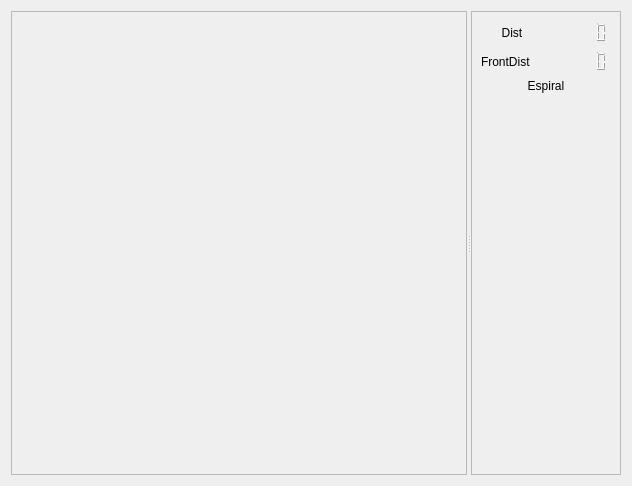
<?xml version="1.0" encoding="UTF-8"?>
<ui version="4.0">
 <class>guiDlg</class>
 <widget class="QWidget" name="guiDlg">
  <property name="geometry">
   <rect>
    <x>0</x>
    <y>0</y>
    <width>632</width>
    <height>486</height>
   </rect>
  </property>
  <property name="windowTitle">
   <string>chocachoca</string>
  </property>
  <layout class="QHBoxLayout" name="horizontalLayout_4">
   <item>
    <widget class="QSplitter" name="splitter">
     <property name="orientation">
      <enum>Qt::Horizontal</enum>
     </property>
     <widget class="QFrame" name="frame">
      <property name="sizePolicy">
       <sizepolicy hsizetype="Expanding" vsizetype="Preferred">
        <horstretch>0</horstretch>
        <verstretch>0</verstretch>
       </sizepolicy>
      </property>
      <property name="minimumSize">
       <size>
        <width>400</width>
        <height>0</height>
       </size>
      </property>
      <property name="frameShape">
       <enum>QFrame::StyledPanel</enum>
      </property>
      <property name="frameShadow">
       <enum>QFrame::Raised</enum>
      </property>
     </widget>
     <widget class="QFrame" name="frame_2">
      <property name="sizePolicy">
       <sizepolicy hsizetype="MinimumExpanding" vsizetype="Preferred">
        <horstretch>0</horstretch>
        <verstretch>0</verstretch>
       </sizepolicy>
      </property>
      <property name="frameShape">
       <enum>QFrame::StyledPanel</enum>
      </property>
      <property name="frameShadow">
       <enum>QFrame::Raised</enum>
      </property>
      <layout class="QVBoxLayout" name="verticalLayout_2">
       <item>
        <layout class="QVBoxLayout" name="verticalLayout">
         <item>
          <layout class="QHBoxLayout" name="horizontalLayout">
           <item>
            <widget class="QLabel" name="label_2">
             <property name="layoutDirection">
              <enum>Qt::LeftToRight</enum>
             </property>
             <property name="text">
              <string>Dist</string>
             </property>
             <property name="alignment">
              <set>Qt::AlignCenter</set>
             </property>
            </widget>
           </item>
           <item>
            <widget class="QLCDNumber" name="minDistNum">
             <property name="sizePolicy">
              <sizepolicy hsizetype="Minimum" vsizetype="Preferred">
               <horstretch>0</horstretch>
               <verstretch>0</verstretch>
              </sizepolicy>
             </property>
             <property name="minimumSize">
              <size>
               <width>0</width>
               <height>0</height>
              </size>
             </property>
             <property name="font">
              <font>
               <family>Ubuntu</family>
               <pointsize>11</pointsize>
               <italic>false</italic>
               <bold>false</bold>
              </font>
             </property>
             <property name="styleSheet">
              <string notr="true">font: 75 11pt &quot;Ubuntu&quot;;</string>
             </property>
             <property name="frameShadow">
              <enum>QFrame::Raised</enum>
             </property>
             <property name="lineWidth">
              <number>0</number>
             </property>
             <property name="smallDecimalPoint">
              <bool>true</bool>
             </property>
             <property name="segmentStyle">
              <enum>QLCDNumber::Filled</enum>
             </property>
            </widget>
           </item>
          </layout>
         </item>
         <item>
          <layout class="QHBoxLayout" name="horizontalLayout_2">
           <item>
            <widget class="QLabel" name="label">
             <property name="text">
              <string>FrontDist</string>
             </property>
             <property name="alignment">
              <set>Qt::AlignLeading|Qt::AlignLeft|Qt::AlignVCenter</set>
             </property>
            </widget>
           </item>
           <item>
            <widget class="QLCDNumber" name="minFrontDistNum">
             <property name="sizePolicy">
              <sizepolicy hsizetype="Minimum" vsizetype="Maximum">
               <horstretch>0</horstretch>
               <verstretch>0</verstretch>
              </sizepolicy>
             </property>
             <property name="minimumSize">
              <size>
               <width>0</width>
               <height>0</height>
              </size>
             </property>
             <property name="font">
              <font>
               <family>Ubuntu Condensed</family>
               <pointsize>12</pointsize>
               <bold>true</bold>
              </font>
             </property>
             <property name="frameShape">
              <enum>QFrame::Box</enum>
             </property>
             <property name="frameShadow">
              <enum>QFrame::Raised</enum>
             </property>
             <property name="lineWidth">
              <number>0</number>
             </property>
             <property name="smallDecimalPoint">
              <bool>true</bool>
             </property>
            </widget>
           </item>
          </layout>
         </item>
         <item>
          <widget class="QLabel" name="actualAction">
           <property name="text">
            <string>Espiral</string>
           </property>
           <property name="alignment">
            <set>Qt::AlignCenter</set>
           </property>
          </widget>
         </item>
         <item>
          <spacer name="verticalSpacer">
           <property name="orientation">
            <enum>Qt::Vertical</enum>
           </property>
           <property name="sizeHint" stdset="0">
            <size>
             <width>20</width>
             <height>40</height>
            </size>
           </property>
          </spacer>
         </item>
        </layout>
       </item>
      </layout>
     </widget>
    </widget>
   </item>
  </layout>
 </widget>
 <resources/>
 <connections/>
</ui>
